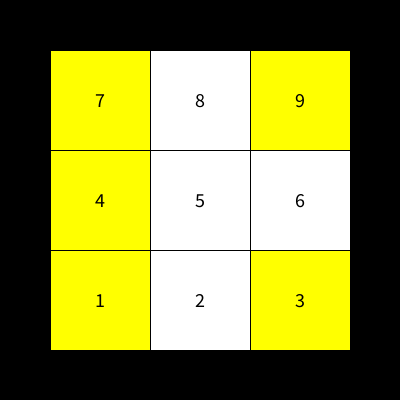
Frame 1 (no input)
Frame 60 (the mouse pressed at the canvas centre just before this capture): identical to frame 1, image omitted
Frame 120 (the mouse held since frame 60 and released just before this capture): identical to frame 1, image omitted

The Processing sketch that drew this single still picture (run headless with seeded random() and noise(); from frame 60 on, the mouse is pressed at the canvas centre):

// Processing sketch: p5_day3_quiz01a
// ── p5_day3_quiz01a.pde
// グローバル変数
int NumOfCell = 9;// セルの数
int[] passcode;// パスコード
int passcodeLength;// パスコードの長さ
int inputCodeLength = 0;// 入力したコードの長さ
nineCells nc;// nineCells型の構造体
boolean unlocked = false;// 「解けていない」
boolean alert = false;// 「警告しない」
int count = 0;
// 構造体
class nineCells {// nineCellsという構造体の雛形
  int[] id;// 
  int[] light;// セルの数値（点灯なら1）
  float cellSize;
  float[] posX, posY;

  nineCells() {// コンストラクタ
    cellSize = 100;
    id = new int[NumOfCell];// 配列の初期化
    light = new int[NumOfCell];
    posX = new float[NumOfCell];
    posY = new float[NumOfCell];
    for ( int i=0; i<NumOfCell; i++) {
      id[i] = i+1;// id は 1~9
      light[i] = 1;// 最初は全て点灯
      posX[i] = width/2 + ((i%3)-1)*cellSize;
      posY[i] = height/2 + (1-(i/3))*cellSize;
    }
  }
  void touchLight(int target) {// 点灯情報の更新
    int hIdx = target%3;// 水平位置(左から0,1,2)
    int vIdx = target/3;// 垂直位置(下から0,1,2)

    light[target] = ( light[target] + 1 ) %2;// targetのセル

    if ( vIdx == 0) {//　下側
      light[target+3] = ( light[target+3] + 1 ) %2;// targetの1つ上のセル
    } else if (vIdx == 1) {// 中央
      light[target+3] = ( light[target+3] + 1 ) %2;// targetの1つ上のセル
      light[target-3] = ( light[target-3] + 1 ) %2;// targetの1つ下のセル
    } else if (vIdx == 2) {// 上側
      light[target-3] = ( light[target-3] + 1 ) %2;// targetの1つ下のセル
    }

    if ( hIdx == 0) {//　左側
      light[target+1] = ( light[target+1] + 1 ) %2;// targetの1つ右のセル
    } else if (hIdx == 1) {// 中央
      light[target+1] = ( light[target+1] + 1 ) %2;// targetの1つ右のセル
      light[target-1] = ( light[target-1] + 1 ) %2;// targetの1つ左のセル
    } else if (hIdx == 2) {// 右側
      light[target-1] = ( light[target-1] + 1 ) %2;// targetの1つ左のセル
    }
  }
  void drawCells() {// セルを描画するための関数
    for ( int i=0; i<NumOfCell; i++) {
      stroke(0);
      fill(255, 255, (1-light[i])*255);// 点灯なら黄色
      rect(posX[i], posY[i], cellSize, cellSize);
      fill(0);
      text(id[i], posX[i], posY[i]);
    }
  }
  int checkLightSum() {// 点灯しているセルの合計を返す関数
    int tmp = 0;
    for ( int i=0; i<NumOfCell; i++) {
      tmp = tmp + light[i];
    }
    return tmp;
  }
}
// -----
void setup() {
  size(400, 400);
  rectMode(CENTER);
  textAlign(CENTER, CENTER);
  textSize(20);

  nc = new nineCells();// nineCellsの生成（コンストラクタを呼び出す）

  initPasscode(3);
}
// -----
void initPasscode(int len) {
  inputCodeLength = 0;
  unlocked = false;// 「解けてない」
  alert = false;// 「警告しない」
  passcodeLength = len;
  passcode = new int[len];
  boolean passcodeGenerated;// passcodeが生成されたかどうか
  for ( int i=0; i<len; i++) {
    passcodeGenerated = false;
    while ( passcodeGenerated == false) {// 「生成されていない」間はずっと
      int tmp = int( random(9) );// 0~8の整数

      nc.touchLight(tmp);
      if ( nc.checkLightSum() != 9) {
        if ( i == 0) {// iが1の場合
          passcode[i] = tmp;
          passcodeGenerated = true;// 「生成された」
        } else if ( i > 0) {// iが1より大きい場合
          if (passcode[i-1] != tmp) {// 一つ前の数字とは異なるならば
            passcode[i] = tmp;
            passcodeGenerated = true;// 「生成された」
          } else {
            nc.touchLight(tmp);// 同じ場所を触ってやり直し
          }
        }
      } else {// 9マス全部点灯ならば、
        nc.touchLight(tmp);// 同じ場所を触ってやり直し
      }
    }
    print((passcode[i]+1)+" -> ");
  }
  println();
}
// -----
void draw() {
  if ( alert ) {// 想定手数よりも多くなったら警告を出す
    background( map(sin(2*PI*count/32 ), -1, 1, 0, 255), 0, 0);
  } else {
    background( 0 );
  }
  if ( unlocked ) {// 「解けた」ら
    fill(255);
    text("Passcode is unlocked!", width/2, height/16);
  } 
  nc.drawCells();// セルを描画するための関数

  count = count + 1;
}
// -----
void keyReleased() {
  if ( key == '1') {
    nc.touchLight(0);
  } else if ( key == '2') {
    nc.touchLight(1);
  } else if ( key == '3') {
    nc.touchLight(2);
  } else if ( key == '4') {
    nc.touchLight(3);
  } else if ( key == '5') {
    nc.touchLight(4);
  } else if ( key == '6') {
    nc.touchLight(5);
  } else if ( key == '7') {
    nc.touchLight(6);
  } else if ( key == '8') {
    nc.touchLight(7);
  } else if ( key == '9') {
    nc.touchLight(8);
  }
  inputCodeLength = inputCodeLength + 1;
  // passcodeの確認作業を行う
  if ( nc.checkLightSum() == 9) {// 全てのセルが点灯されたら
    unlocked = true;
    alert = false;//
  } else {
    if ( inputCodeLength >= passcodeLength) {// 想定したものより長くなったら
      alert = true;// 「警告する」
    }
  }
}
